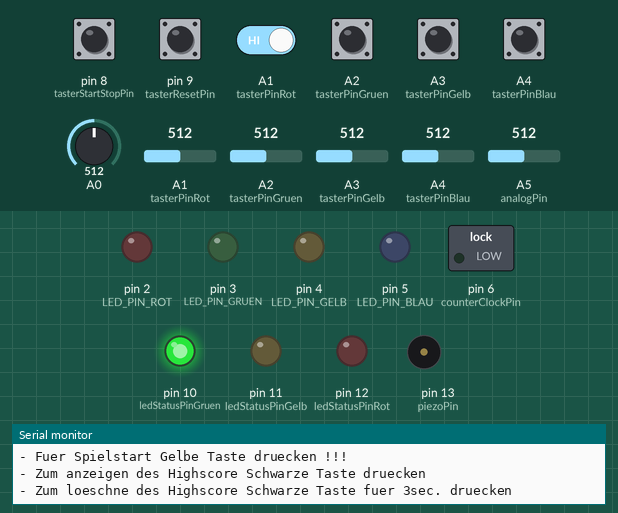
Simulated run of this sketch. Board: Arduino Uno, built with avr-gcc and run on an emulated ATmega328P. Parts: switched loads named in the sketch (green lamp = pin HIGH), output pins drawn as LEDs (lit = HIGH), buzzer (waves = sounding), the last lines printed to the serial monitor. The test bench sets the inputs (shaded band); at power-on: A1 (tasterPinRot), A2 (tasterPinGruen), A3 (tasterPinGelb), A4 (tasterPinBlau), pin 8 (tasterStartStopPin), pin 9 (tasterResetPin) HIGH, A5 (analogPin) = 512, A0 = 512, A4 (tasterPinBlau) = 512, A3 (tasterPinGelb) = 512, A1 (tasterPinRot) = 512, A2 (tasterPinGruen) = 512. Random numbers use the default seed unless the sketch sets one; pins used as bus, display or sensor lines are not drawn.

Above: at 1.2 s.
1.3 s: pin 8 (tasterStartStopPin) pulled LOW for 0.15 s
At 4.2 s:
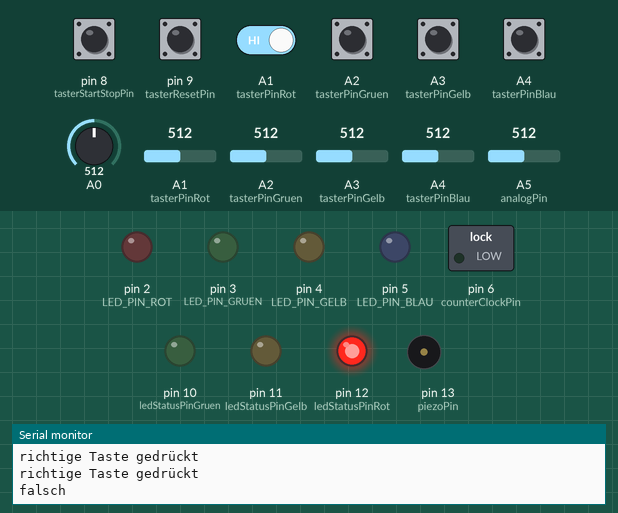
4.4 s: pin 8 (tasterStartStopPin) driven LOW and A1 (tasterPinRot) driven LOW
At 7.3 s:
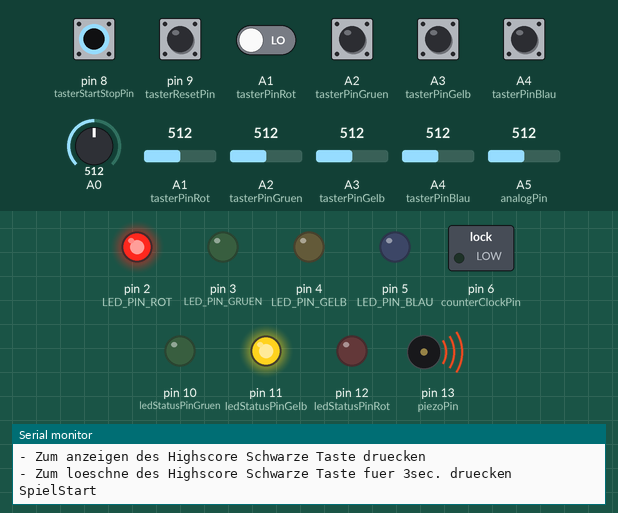
7.4 s: A5 (analogPin) set to 30
10.4 s: A0 set to 89
13.4 s: A4 (tasterPinBlau) set to 810
At 13.93 s:
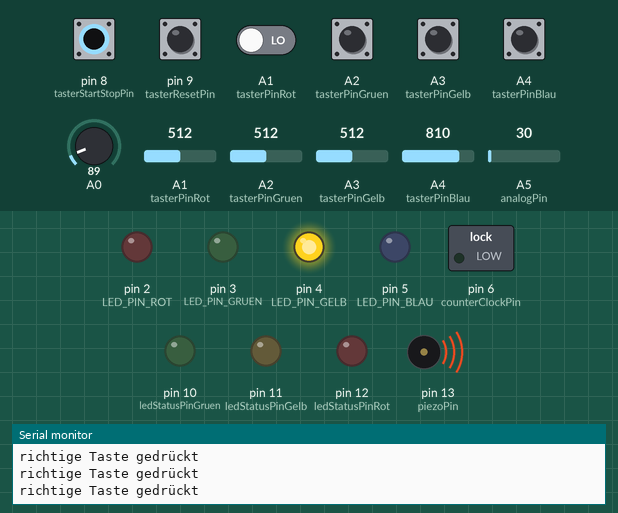
16.4 s: A3 (tasterPinGelb) set to 810
At 17.74 s:
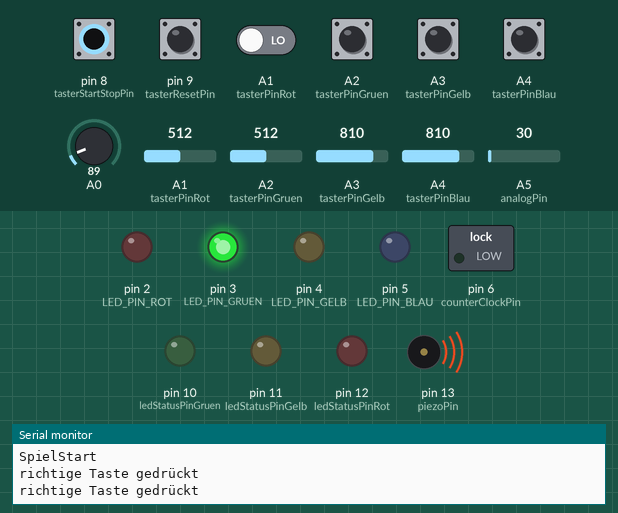
Timing chart, 0 to 19.9 s (numbered marks = the images above; inputs shaded):
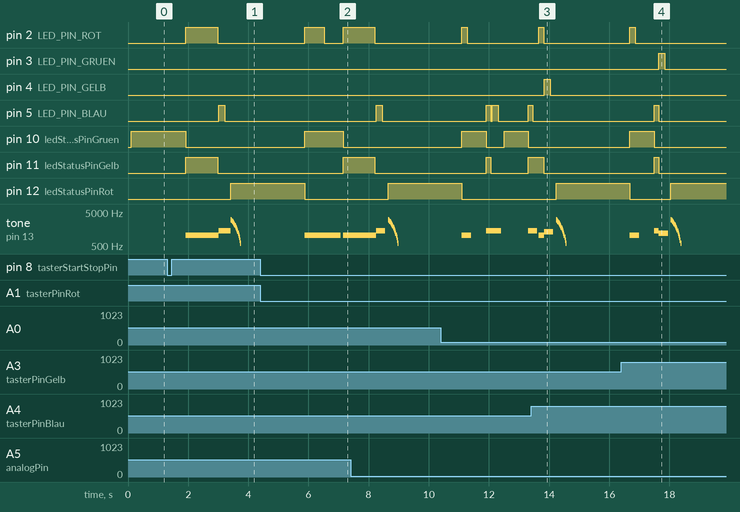

The sketch:

farben_Sequenz_Spiel_mit_ver__Zeit.ino
```cpp
#define MAXARRAY 99
#define MAXLED 4
#define TST_SCHWELLE 800
#define LED_PIN_ROT 2
#define LED_PIN_GRUEN 3
#define LED_PIN_GELB 4
#define LED_PIN_BLAU 5
int ledPin[] = {LED_PIN_ROT, LED_PIN_GRUEN, LED_PIN_GELB, LED_PIN_BLAU};
#define tasterPinRot A1
#define tasterPinGruen A2
#define tasterPinGelb A3
#define tasterPinBlau A4
#define tasterStartStopPin 8
#define tasterResetPin 9

#define ledStatusPinGruen 10
#define ledStatusPinGelb 11
#define ledStatusPinRot 12
#define piezoPin 13

#define counterResetPin 7
#define counterClockPin 6

int analogPin = A5;
int interval = 200;   // Intervalzeit (2 Sekunden)
unsigned long prev;    // Zeit-Variable
int ledStatus = HIGH;


int colorArray[MAXARRAY];
int tones[] = {1047, 1175, 1319, 1397};
int counter = 0;
int counterMax = 0;
int counterAktuell = 0;
boolean fail = false;
boolean spielStart = false;

void setup()
{
  Serial.begin(9600);

  for (int i=0; i<MAXLED; i++)
    pinMode (ledPin[i], OUTPUT);

  pinMode(ledStatusPinGruen, OUTPUT);
  pinMode(ledStatusPinGelb, OUTPUT);
  pinMode(ledStatusPinRot, OUTPUT);
  pinMode(counterResetPin, OUTPUT);
  pinMode(counterClockPin, OUTPUT);

  pinMode(tasterResetPin, INPUT);
  digitalWrite(tasterResetPin, HIGH);

  pinMode(tasterStartStopPin,INPUT);
  digitalWrite(tasterStartStopPin, HIGH);    // Gelber Taster

  prev = millis();
}

void loop()
{
  Serial.println(" ");
  Serial.println("- Fuer Spielstart Gelbe Taste druecken !!!");
  Serial.println("- Zum anzeigen des Highscore Schwarze Taste druecken");
  Serial.println("- Zum loeschne des Highscore Schwarze Taste fuer 3sec. druecken");
  resetCounter();


    if (!spielStart)
  {
     digitalWrite(ledStatusPinGruen, HIGH); // Toggeln der roten LED
      digitalWrite(ledStatusPinRot, LOW);
      digitalWrite(ledStatusPinGelb, LOW);

    while(!spielStart)
   {
     if (!digitalRead(tasterStartStopPin))
      spielStart = true;

     if (!digitalRead(tasterPinRot))
     {
       generateTone(0);
       digitalWrite(ledPin[0],HIGH);
       int Wert = analogRead(analogPin);
       delay(Wert+150);
       digitalWrite(ledPin[0],LOW);
     }

     if (!digitalRead(tasterPinGruen))
     {
       generateTone(1);
       digitalWrite(ledPin[1],HIGH);
       int Wert = analogRead(analogPin);
       delay(Wert+150);
       digitalWrite(ledPin[1],LOW);
     }

     if (!digitalRead(tasterPinGelb))
     {
       generateTone(2);
       digitalWrite(ledPin[2],HIGH);
       int Wert = analogRead(analogPin);
       delay(Wert+150);
       digitalWrite(ledPin[2],LOW);
     }

     if (!digitalRead(tasterPinBlau))
     {
       generateTone(3);
       digitalWrite(ledPin[3],HIGH);
       int Wert = analogRead(analogPin);
       delay(Wert+150);
       digitalWrite(ledPin[3],LOW);
     }

     if (!digitalRead(tasterResetPin))
      {
         showZahl(counterMax);
         delay(1500);
         if (!digitalRead(tasterResetPin))
         {
           counterMax = 0;
           counterAktuell = 0;
           showZahl(counterMax);
           delay(1000);
         }
       else
         {
           resetCounter();
           //showZahl(counterAktuell);
         }
       }
     }
    }
   else
  {
    Serial.println("SpielStart");
    delay(500);
    generateColors();
    int tasterCode;
    for(int i = 0; i<=  counter; i++)
    {
      digitalWrite(ledStatusPinRot, LOW);
      digitalWrite(ledStatusPinGelb,HIGH);
      digitalWrite(ledStatusPinGruen, LOW);
      giveSignalSequence(i);
      for(int k = 0; k <=  i; k++)
      {
        digitalWrite(ledStatusPinGelb, LOW);
        while((analogRead(tasterPinRot) > TST_SCHWELLE) && (analogRead(tasterPinGruen) > TST_SCHWELLE) &&
              (analogRead(tasterPinGelb) > TST_SCHWELLE) && (analogRead(tasterPinBlau)) > TST_SCHWELLE);
        //Serial.println("Taste gedrückt!");


        if(analogRead(tasterPinRot) < TST_SCHWELLE)
        {
          tasterCode = 0;
          Serial.println("richtige Taste gedrückt");
        }

        if(analogRead(tasterPinGruen) < TST_SCHWELLE)
        {
          tasterCode = 1;
          Serial.println("richtige Taste gedrückt");
        }
        if(analogRead(tasterPinGelb) < TST_SCHWELLE)
        {
          tasterCode = 2;
          Serial.println("richtige Taste gedrückt");
        }
        if(analogRead(tasterPinBlau) < TST_SCHWELLE)
        {
          tasterCode = 3;
          Serial.println("richtige Taste gedrückt");
        }
        giveSignal(tasterCode);
        if(colorArray[k] != tasterCode)
        {
          fail = true;
          break;
        }

      }
      if(!fail)
      {
        digitalWrite(ledStatusPinRot, LOW);
        digitalWrite(ledStatusPinGelb,LOW);
        digitalWrite(ledStatusPinGruen, HIGH);
        Serial.println("richtig");

        digitalWrite(counterClockPin, HIGH);
        delay(1);
        digitalWrite(counterClockPin, LOW);
        delay(1);
        //showZahl( counter +1);
        counter+1;

        delay(500);
      }
      else
      {
        digitalWrite(ledStatusPinRot, HIGH);
        digitalWrite(ledStatusPinGelb,LOW);
        digitalWrite(ledStatusPinGruen, LOW);
        for (int i = 3000; i>500; i-=150)
        {
          tone(piezoPin, i, 10);
          delay(20);
        }
        Serial.println("falsch");
        showZahl(counter);
        counterAktuell = counter;
        if (counter >  counterMax)
          counterMax=counter;
        counter= 0;
        fail=false;
        spielStart = false;
        delay(2000);
        break;
      }
      delay(300);
      if (counter +1 == MAXARRAY)
      {
        showZahl(counter + 1);
        digitalWrite(ledStatusPinRot, LOW);
        digitalWrite(ledStatusPinGelb,LOW);
        digitalWrite(ledStatusPinGruen, HIGH);
        for(int i = 500; i < 3000; i+= 150)
        {
          tone (piezoPin, i, 10);
          delay(20);
        }
        spielStart = false;
        Serial.println("Ende!");
        delay(2000);
        counter = 0;
        fail= false;
        break;
      }
      counter++;
    }
  }
}

void showZahl(int value)
{
  resetCounter();
  for (int i=0; i< value;i++)
  {
    digitalWrite(counterClockPin, HIGH);
    delay(1);
    digitalWrite(counterClockPin, LOW);
    delay(1);
  }
}

void generateColors()
{
  randomSeed(analogRead(0));
  for(int i=0; i< MAXARRAY; i++)
    colorArray[i] = random(4);
  for(int i=0; i<MAXARRAY; i++)
  {}
    //Serial.println(/*colorArray[i]*/);
}

void giveSignalSequence(int value)
{
  int Wert = analogRead(analogPin);
  int time = map(Wert,0,1023,100,2000);

  for(int i = 0; i<=value; i++)
  {
    digitalWrite(2 + colorArray[i], HIGH);
    generateTone(colorArray[i]);
    delay(time);
    digitalWrite(2 + colorArray[i], LOW);
    if (i<value)
    delay(200);
  }
}

void giveSignal(int value)
{
  digitalWrite(2+value, HIGH);
  generateTone(value);
  delay(200);
  digitalWrite(2+value, LOW);
  delay(200);
}

void resetCounter()
{
  digitalWrite(counterResetPin, HIGH);
    delay(2);
    digitalWrite(counterResetPin, LOW);
    delay(1);
}

void generateTone(int value)
{
   int Wert = analogRead(analogPin);
  int time = map(Wert,0,1023,100,2000);

  tone(piezoPin, tones[value], time+150);
}
```

Measured:
- after the input at 1.3 s, pin 2 (LED_PIN_ROT): LOW → HIGH after 0.63 s, → LOW 1.1 s later; pin 5 (LED_PIN_BLAU): LOW → HIGH after 1.7 s, → LOW 0.20 s later
- after the input at 4.4 s, pin 2 (LED_PIN_ROT): LOW → HIGH after 1.5 s, → LOW 0.66 s later, → HIGH 0.63 s later; pin 11 (ledStatusPinGelb): LOW → HIGH after 2.8 s; tone on pin 13 (piezoPin): silent → 1047 Hz after 1.5 s, → silent 1.2 s later, → 1047 Hz 0.09 s later
- after the input at 13.4 s, pin 4 (LED_PIN_GELB): LOW → HIGH after 0.43 s, → LOW 0.20 s later
- after the input at 16.4 s, pin 3 (LED_PIN_GRUEN): LOW → HIGH after 1.2 s, → LOW 0.20 s later
